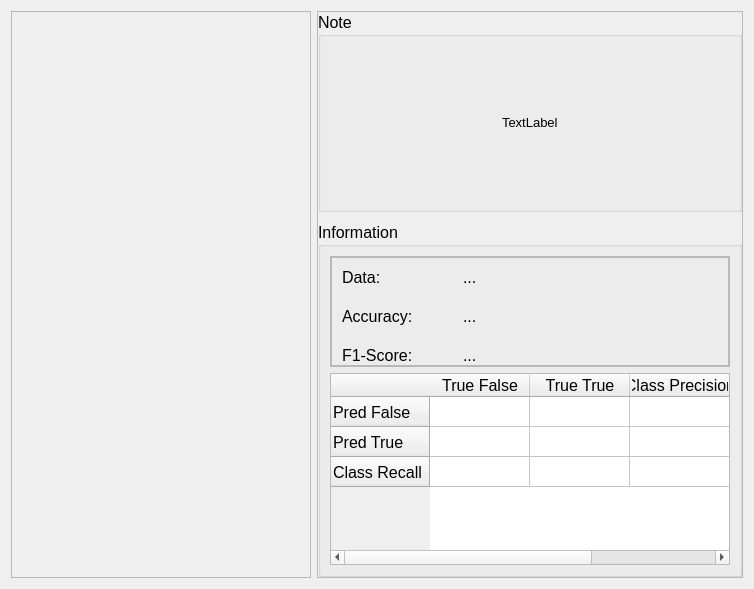
                 <widget class="QWidget" name="result_rdst_tab">
                  <attribute name="title">
                   <string>Random Forest</string>
                  </attribute>
                  <layout class="QHBoxLayout" name="horizontalLayout_46">
                   <item>
                    <widget class="QFrame" name="result_visual_rdst">
                     <property name="sizePolicy">
                      <sizepolicy hsizetype="Expanding" vsizetype="Expanding">
                       <horstretch>0</horstretch>
                       <verstretch>0</verstretch>
                      </sizepolicy>
                     </property>
                     <property name="minimumSize">
                      <size>
                       <width>300</width>
                       <height>0</height>
                      </size>
                     </property>
                     <property name="frameShape">
                      <enum>QFrame::StyledPanel</enum>
                     </property>
                     <property name="frameShadow">
                      <enum>QFrame::Raised</enum>
                     </property>
                     <layout class="QGridLayout" name="gridLayout_4"/>
                    </widget>
                   </item>
                   <item>
                    <widget class="QFrame" name="frame_12">
                     <property name="frameShape">
                      <enum>QFrame::StyledPanel</enum>
                     </property>
                     <property name="frameShadow">
                      <enum>QFrame::Raised</enum>
                     </property>
                     <layout class="QVBoxLayout" name="verticalLayout_25">
                      <property name="spacing">
                       <number>10</number>
                      </property>
                      <property name="leftMargin">
                       <number>0</number>
                      </property>
                      <property name="topMargin">
                       <number>0</number>
                      </property>
                      <property name="rightMargin">
                       <number>0</number>
                      </property>
                      <property name="bottomMargin">
                       <number>0</number>
                      </property>
                      <item>
                       <widget class="QGroupBox" name="note_grp_3">
                        <property name="minimumSize">
                         <size>
                          <width>300</width>
                          <height>200</height>
                         </size>
                        </property>
                        <property name="font">
                         <font>
                          <pointsize>12</pointsize>
                         </font>
                        </property>
                        <property name="title">
                         <string>Note</string>
                        </property>
                        <layout class="QVBoxLayout" name="verticalLayout_26">
                         <item alignment="Qt::AlignHCenter|Qt::AlignVCenter">
                          <widget class="QLabel" name="note_rdst_txt">
                           <property name="font">
                            <font>
                             <pointsize>10</pointsize>
                            </font>
                           </property>
                           <property name="text">
                            <string>TextLabel</string>
                           </property>
                          </widget>
                         </item>
                        </layout>
                       </widget>
                      </item>
                      <item>
                       <widget class="QGroupBox" name="inf_lr_grp_3">
                        <property name="sizePolicy">
                         <sizepolicy hsizetype="Preferred" vsizetype="Expanding">
                          <horstretch>0</horstretch>
                          <verstretch>0</verstretch>
                         </sizepolicy>
                        </property>
                        <property name="font">
                         <font>
                          <pointsize>12</pointsize>
                         </font>
                        </property>
                        <property name="title">
                         <string>Information</string>
                        </property>
                        <layout class="QVBoxLayout" name="verticalLayout_27">
                         <item alignment="Qt::AlignTop">
                          <widget class="QFrame" name="frame_16">
                           <property name="frameShape">
                            <enum>QFrame::StyledPanel</enum>
                           </property>
                           <property name="frameShadow">
                            <enum>QFrame::Raised</enum>
                           </property>
                           <layout class="QHBoxLayout" name="horizontalLayout_45">
                            <property name="spacing">
                             <number>0</number>
                            </property>
                            <property name="leftMargin">
                             <number>0</number>
                            </property>
                            <property name="topMargin">
                             <number>0</number>
                            </property>
                            <property name="rightMargin">
                             <number>0</number>
                            </property>
                            <property name="bottomMargin">
                             <number>0</number>
                            </property>
                            <item alignment="Qt::AlignTop">
                             <widget class="QFrame" name="frame_13">
                              <property name="minimumSize">
                               <size>
                                <width>150</width>
                                <height>0</height>
                               </size>
                              </property>
                              <property name="maximumSize">
                               <size>
                                <width>16666666</width>
                                <height>16777215</height>
                               </size>
                              </property>
                              <property name="font">
                               <font>
                                <pointsize>12</pointsize>
                               </font>
                              </property>
                              <property name="frameShape">
                               <enum>QFrame::StyledPanel</enum>
                              </property>
                              <property name="frameShadow">
                               <enum>QFrame::Raised</enum>
                              </property>
                              <layout class="QFormLayout" name="formLayout_3">
                               <property name="horizontalSpacing">
                                <number>50</number>
                               </property>
                               <property name="verticalSpacing">
                                <number>20</number>
                               </property>
                               <property name="leftMargin">
                                <number>10</number>
                               </property>
                               <property name="topMargin">
                                <number>10</number>
                               </property>
                               <property name="rightMargin">
                                <number>0</number>
                               </property>
                               <property name="bottomMargin">
                                <number>0</number>
                               </property>
                               <item row="0" column="0">
                                <widget class="QLabel" name="label_40">
                                 <property name="font">
                                  <font>
                                   <pointsize>12</pointsize>
                                  </font>
                                 </property>
                                 <property name="text">
                                  <string>Data:</string>
                                 </property>
                                </widget>
                               </item>
                               <item row="0" column="1">
                                <widget class="QLabel" name="data_rdst_txt">
                                 <property name="font">
                                  <font>
                                   <pointsize>12</pointsize>
                                  </font>
                                 </property>
                                 <property name="text">
                                  <string>...</string>
                                 </property>
                                </widget>
                               </item>
                               <item row="1" column="0">
                                <widget class="QLabel" name="label_41">
                                 <property name="font">
                                  <font>
                                   <pointsize>12</pointsize>
                                  </font>
                                 </property>
                                 <property name="text">
                                  <string>Accuracy:</string>
                                 </property>
                                </widget>
                               </item>
                               <item row="1" column="1">
                                <widget class="QLabel" name="acc_rdst_txt">
                                 <property name="font">
                                  <font>
                                   <pointsize>12</pointsize>
                                  </font>
                                 </property>
                                 <property name="text">
                                  <string>...</string>
                                 </property>
                                </widget>
                               </item>
                               <item row="2" column="0">
                                <widget class="QLabel" name="label_42">
                                 <property name="font">
                                  <font>
                                   <pointsize>12</pointsize>
                                  </font>
                                 </property>
                                 <property name="text">
                                  <string>F1-Score:</string>
                                 </property>
                                </widget>
                               </item>
                               <item row="2" column="1">
                                <widget class="QLabel" name="f1_rdst_txt">
                                 <property name="font">
                                  <font>
                                   <pointsize>12</pointsize>
                                  </font>
                                 </property>
                                 <property name="text">
                                  <string>...</string>
                                 </property>
                                </widget>
                               </item>
                              </layout>
                             </widget>
                            </item>
                           </layout>
                          </widget>
                         </item>
                         <item>
                          <widget class="QTableWidget" name="confusion_rdst_table">
                           <property name="sizePolicy">
                            <sizepolicy hsizetype="Preferred" vsizetype="Preferred">
                             <horstretch>0</horstretch>
                             <verstretch>0</verstretch>
                            </sizepolicy>
                           </property>
                           <property name="minimumSize">
                            <size>
                             <width>400</width>
                             <height>0</height>
                            </size>
                           </property>
                           <property name="autoScroll">
                            <bool>true</bool>
                           </property>
                           <property name="editTriggers">
                            <set>QAbstractItemView::NoEditTriggers</set>
                           </property>
                           <row>
                            <property name="text">
                             <string>Pred False</string>
                            </property>
                           </row>
                           <row>
                            <property name="text">
                             <string>Pred True</string>
                            </property>
                           </row>
                           <row>
                            <property name="text">
                             <string>Class Recall</string>
                            </property>
                           </row>
                           <column>
                            <property name="text">
                             <string>True False</string>
                            </property>
                           </column>
                           <column>
                            <property name="text">
                             <string>True True</string>
                            </property>
                           </column>
                           <column>
                            <property name="text">
                             <string>Class Precision</string>
                            </property>
                           </column>
                           <item row="2" column="1">
                            <property name="text">
                             <string/>
                            </property>
                            <property name="font">
                             <font>
                              <pointsize>12</pointsize>
                             </font>
                            </property>
                           </item>
                          </widget>
                         </item>
                        </layout>
                       </widget>
                      </item>
                     </layout>
                    </widget>
                   </item>
                  </layout>
                 </widget>
